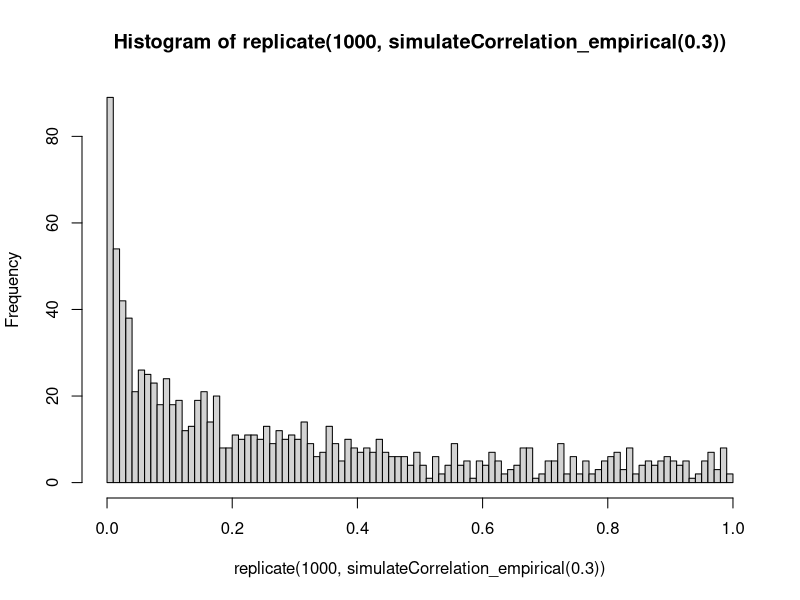
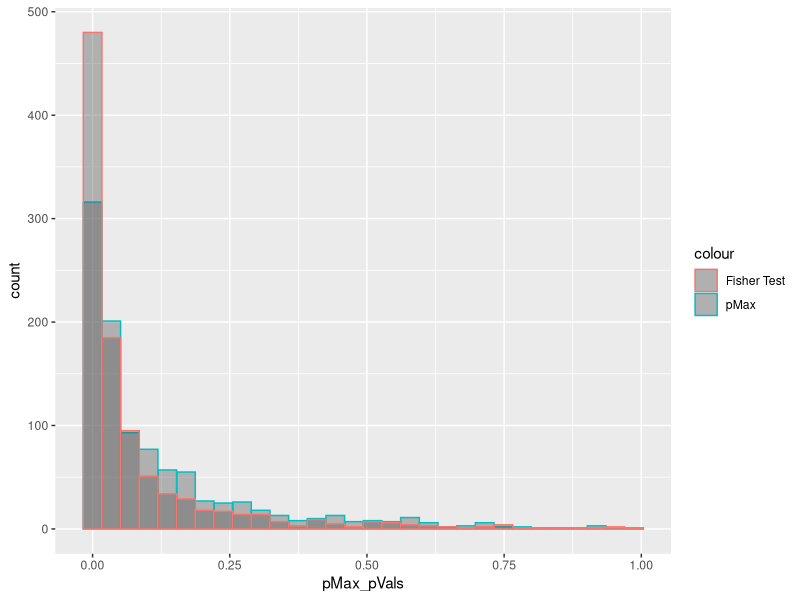
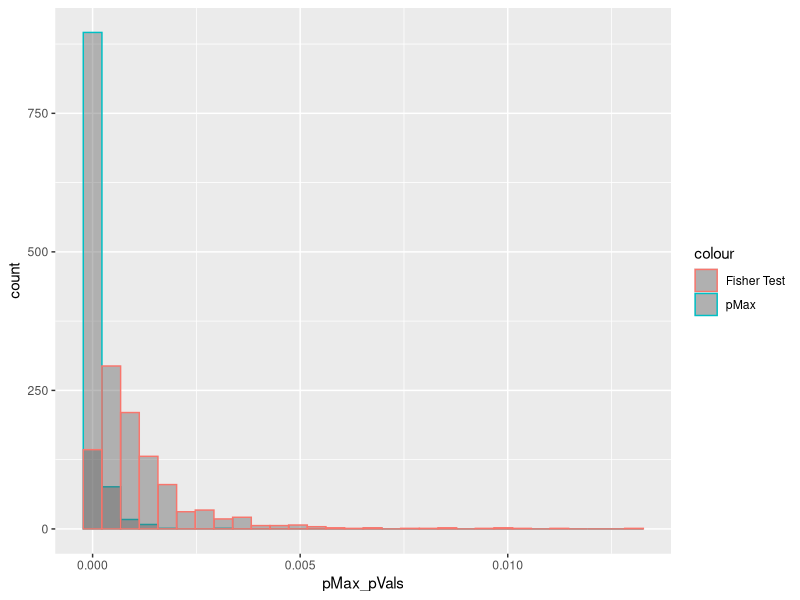

The R script that drew these images, in order:
## ---- chunk 1
knitr::opts_chunk$set(echo = TRUE)
## ---- chunk 2

p_value_adjustment <- function(p_vec){
  p_adj = 1 - (1 - min(p_vec))^length(p_vec)
  return(p_adj)
}

p_jth <- function(plist,j) {
  # get the list of the p-value vector
  k=length(plist)
  # return an NA if the j parameter is bigger than the length of the p vector
  if(j>k) {return(NA)}
  # sort the p-values
  pjth=sort(plist)[j]
  # scale the probabilities 
  prob = if(j<k) (pjth /sort(plist)[j+1]) else max(plist)
  # perform the test
  dbinom(x = j, size = j, prob=prob ) 
}

pMax <- function(pVec){
  outVec <- rep(1, length(pVec))
  for (r in 1:length(pVec)){
    outVec[r] =  p_jth(pVec, r)
  }
  return(outVec)
}

pMaxAll <- function(pVec){
  p_value_adjustment(pMax(pVec))
}

pMaxIdent <- function(pVec){
  pMax_results <- pMax(pVec)
  if (min(pMax_results) == pMax_results[1]){
    return(0)
  }
  else{
    return(which.min(pMax_results))
  }
}

FisherCombProb <- function( pVec ){
  testStat = -2*sum(log( pVec ))
  pVal = 1 - pchisq( testStat, 2*length( pVec ) )
  return( pVal )
}

## ---- chunk 3



pValues <- c(0.001,0.2,0.5,0.8, 0.5)

FisherCombProb(pValues)
p_value_adjustment( pMax(pValues) )

## ---- chunk 4


## Now let's simulate some GEAs
# This is not how Mike did his, but I think it's an Ok strategy

simulateCorrelation <- function(r, n = 20){
  # r is the population correlation coefficient 
  # n is the number of demes
  
  # x1 is the sample data
  x1 = rnorm(n)
  # x2 is the data that will be transformed so as to be correlated with x1
  x2 = rnorm(n)
  
  # transform x2 to Y, a vector of values with population correlation r to x1
  Y = r*x1+sqrt(1-r*r)*x2     
  return( cor.test(Y, x1)$p.value )
}



simulateCorrelation_empirical <- function(r, n = 20, genes = 20000){
  # r is the population correlation coefficient 
  # x1 is the sample data
  x1 = rnorm(n)
  # x2 is the data that will be transformed so as to be correlated with x1
  x2 = rnorm(n)
  
  Y = r*x1+sqrt(1-r*r)*x2     
  empricial_p <- rank( c( cor.test(Y, x1)$p.value, runif(genes-1) ) )[1]/genes
  return( empricial_p )
}


## Plot the histogram for a single correlation to see the distribution of p-values
hist( replicate(1000, simulateCorrelation_empirical( 0.3 )), breaks = 100)

# Simulate data with 4 false nulls, 1000 times 
oneFalseNull <- cbind(  replicate(1000, simulateCorrelation_empirical(0.35) ) ,
                        replicate(1000, simulateCorrelation_empirical(0.35) ) ,
                        replicate(1000, simulateCorrelation_empirical(0.35) ) ,
                        replicate(1000, simulateCorrelation_empirical(0.35) ),
                        replicate(1000, simulateCorrelation_empirical(0.0) ))
## This is what the input data for the WZA looks like:
head(oneFalseNull, n=1)
## ---- chunk 5


pMax_pVals <- apply(oneFalseNull, 1, pMaxAll )

Fisher_pVals <- apply(oneFalseNull, 1, FisherCombProb )

library(ggplot2)

ggplot(data = data.frame(pMax_pVals), aes( x = pMax_pVals))+
  geom_histogram(alpha = 0.4, aes(col = "pMax"))+
  geom_histogram(data = data.frame(Fisher_pVals), aes( x = Fisher_pVals, col = "Fisher Test"), alpha = 0.4)

## ---- chunk 6


MikeTest <- cbind(rbeta(1000, 3, 50),
      rbeta(1000, 3, 50),
      rbeta(1000, 3, 50),
      rbeta(1000, 3, 50),
      rbeta(1000, 3, 50))
## ---- chunk 7


pMax_pVals <- apply(MikeTest, 1, pMaxAll )

Fisher_pVals <- apply(MikeTest, 1, FisherCombProb )

sum( pMax_pVals < 0.001 )
sum( Fisher_pVals < 0.001 )

library(ggplot2)

ggplot(data = data.frame(pMax_pVals), aes( x = pMax_pVals))+
  geom_histogram(alpha = 0.4, aes(col = "pMax"))+
  geom_histogram(data = data.frame(Fisher_pVals), aes( x = Fisher_pVals, col = "Fisher Test"), alpha = 0.4)

